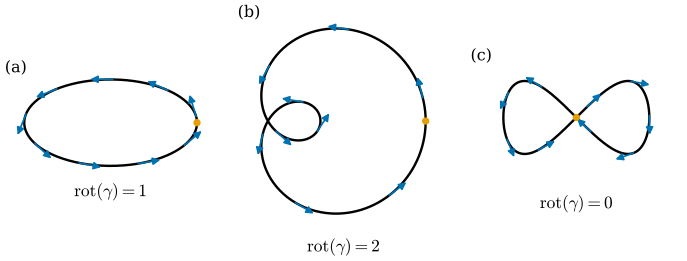

This chart was generated by the following Python code:
"""그림 5.6.1: 닫힌 곡선과 회전지수 (5.6절, 예 5.6.5).

(a) 타원 γ(t) = (2cos t, sin t): 단순, rot = 1.
(b) 리마송 γ(t) = (1 + 2cos t)(cos t, sin t): 단순하지 않음, rot = 2 (04장 연습 4.4.8).
(c) 8자 곡선 γ(t) = (sin t, sin t cos t): 단순하지 않음, rot = 0.
각 곡선 위 아홉 점에서 단위접벡터(파랑, 곡선의 가로 폭의 0.13배 길이)를 그리고, 회전지수는 dgsym.signed_curvature로 계산한
(1/2π)∫κ_s|γ'|dt를 반올림해 표시한다(자기검사: 정수와 1e-8 이내).

실행: 프로젝트 루트에서 ``PYTHONPATH=tools python3 chapters/05-space-curves/figures/fig-5-6-1-rotation-indices.py``
"""

import dgfig

dgfig.setup()

import matplotlib.pyplot as plt
import numpy as np
import sympy as sp

import dgsym

C = dgfig.COLORS
t = sp.symbols("t", real=True)
curves = [
    (sp.Matrix([2 * sp.cos(t), sp.sin(t)]), "(a)", 1),
    ((1 + 2 * sp.cos(t)) * sp.Matrix([sp.cos(t), sp.sin(t)]), "(b)", 2),
    (sp.Matrix([sp.sin(t), sp.sin(t) * sp.cos(t)]), "(c)", 0),
]
SC = 0.35
fig, axs = plt.subplots(1, 3, figsize=(7.2, 2.7))
for ax, (g, tag, want) in zip(axs, curves):
    ks = dgsym.signed_curvature(g, t)
    spd = sp.sqrt(sp.diff(g[0], t) ** 2 + sp.diff(g[1], t) ** 2)
    f = sp.lambdify(t, ks * spd, "numpy")
    ts = np.linspace(0, 2 * np.pi, 20000, endpoint=False)
    val = np.mean(np.broadcast_to(f(ts), ts.shape))              # (1/2π)∫ = 평균
    assert abs(val - want) < 1e-8, (tag, val)
    gf = sp.lambdify(t, list(g), "numpy")
    df = sp.lambdify(t, list(sp.diff(g, t)), "numpy")
    tt = np.linspace(0, 2 * np.pi, 800)
    P = np.array(gf(tt))
    SC = 0.13 * (P[0].max() - P[0].min())
    ax.plot(*P, color=C["main"], lw=dgfig.LW["main"], zorder=3)
    for s0 in np.linspace(0, 2 * np.pi, 9, endpoint=False) + 0.15:
        p = np.array(gf(s0), float)
        v = np.array(df(s0), float)
        v /= np.linalg.norm(v)
        ax.annotate("", xy=p + SC * v, xytext=p,
                    arrowprops=dict(arrowstyle="-|>", color=C["tangent"], lw=1.3, mutation_scale=11, shrinkA=0, shrinkB=0),
                    zorder=5)
    p0 = np.array(gf(0.0), float)
    ax.plot(*p0, "o", color=C["accent"], ms=4.5, zorder=6)
    dgfig.schematic_axes(ax)
    lo, hi = P.min(axis=1) - 0.45, P.max(axis=1) + 0.45
    ax.set_xlim(lo[0], hi[0])
    ax.set_ylim(lo[1] - 0.35, hi[1])
    ax.text(0.0, 1.0, tag, transform=ax.transAxes, fontsize=12, va="top")
    ax.text(0.5, 0.0, r"$\mathrm{rot}(\gamma)=%d$" % want, transform=ax.transAxes, fontsize=13, ha="center", va="bottom")
fig.subplots_adjust(left=0.01, right=0.99, top=0.99, bottom=0.01, wspace=0.1)
dgfig.save(fig, __file__)
